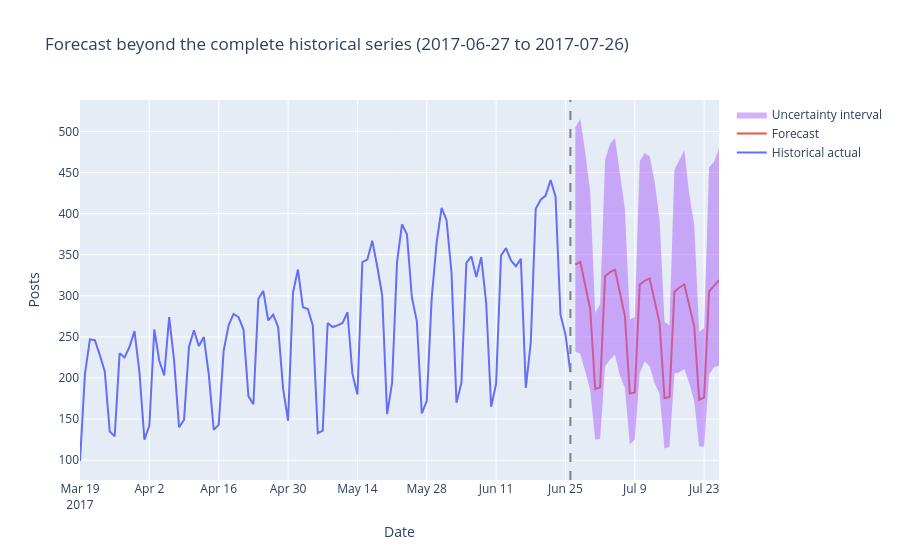

Write notebook code for a chart like this one.
### Code cell
history_plot_df = prophet_df.tail(100)

fig = go.Figure()

fig.add_trace(
    go.Scatter(
        x=history_plot_df["ds"],
        y=history_plot_df["y"],
        name="Historical actual",
        mode="lines",
    )
)

fig.add_trace(
    go.Scatter(
        x=final_future_forecast["ds"],
        y=final_future_forecast["yhat"],
        name="Forecast",
        mode="lines",
    )
)

fig.add_trace(
    go.Scatter(
        x=final_future_forecast["ds"],
        y=final_future_forecast["yhat_upper"],
        mode="lines",
        line=dict(width=0),
        showlegend=False,
    )
)

fig.add_trace(
    go.Scatter(
        x=final_future_forecast["ds"],
        y=final_future_forecast["yhat_lower"],
        name="Uncertainty interval",
        mode="lines",
        line=dict(width=0),
        fill="tonexty",
    )
)

fig.add_vline(x=last_history_date, line_dash="dash", line_color="gray")

fig.update_layout(
    title="Forecast beyond the complete historical series (2017-06-27 to 2017-07-26)",
    xaxis_title="Date",
    yaxis_title="Posts",
)

fig.show()
